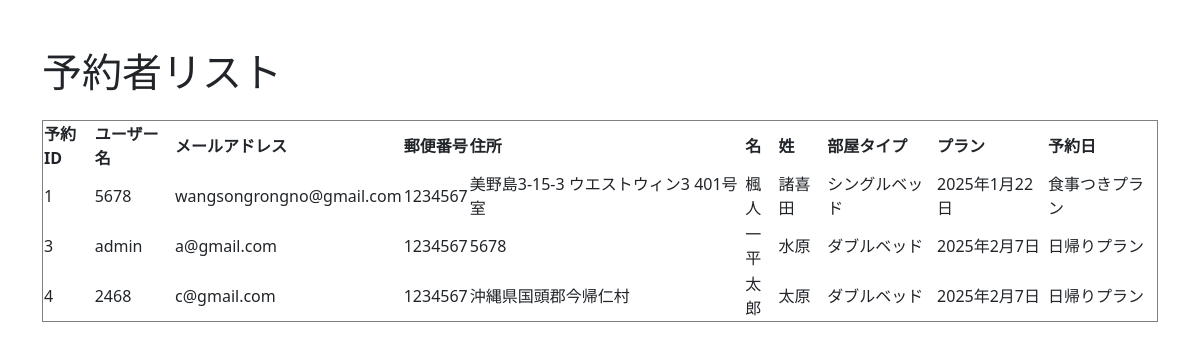
The page /guests_list/ on the database as committed earlier.
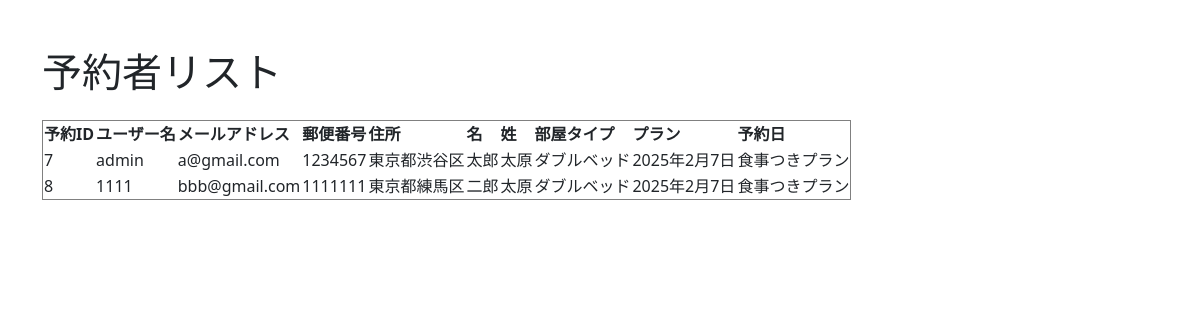
The same page on the database as committed later.
### bookingfront/models.py (models this page shows, shortened)
class Reservation(models.Model):
    user = models.ForeignKey(User, on_delete=models.CASCADE,related_name="reservations")
    password = models.CharField(max_length=50)
    email = models.EmailField(
        verbose_name=("email"),
        unique=True
    )
    birth_date = models.DateField(
        verbose_name=("birth_date"),
        blank=True,
        null=True
    )
    postal_number=models.CharField(max_length=7)
    address=models.CharField(max_length=100)
    first_name = models.CharField(
        verbose_name=("first_name"),
        max_length=150,
        null=True,
        blank=False
    )
    last_name = models.CharField(
        verbose_name=("last_name"),
        max_length=150,
        null=True,
        blank=False
    )
    room_type = models.ForeignKey(RoomType, on_delete=models.CASCADE)
    reservation_date=models.DateField(null=True)
    plan = models.ForeignKey(Plan, on_delete=models.CASCADE)

class RoomType(models.Model):
    name = models.CharField(max_length=50)
    reservation_date=models.DateField(null=True)
    room_price = models.DecimalField(max_digits=8, decimal_places=2,null=False)
    def __str__(self):
        return self.name

class Plan(models.Model):
    name = models.CharField(max_length=100)
    description = models.TextField()
    plan_price = models.DecimalField(max_digits=8, decimal_places=2)
    meal_included = models.BooleanField(default=False)
    def __str__(self):
        return self.name

### accounts/models.py (models this page shows)
class User(AbstractBaseUser, PermissionsMixin):
    account_id = models.CharField(
        verbose_name=_("account_id"),
        unique=True,
        max_length=10
    )
    email = models.EmailField(
        verbose_name=_("email"),
        unique=True
    )
    first_name = models.CharField(
        verbose_name=_("first_name"),
        max_length=150,
        null=True,
        blank=False
    )
    last_name = models.CharField(
        verbose_name=_("last_name"),
        max_length=150,
        null=True,
        blank=False
    )
    birth_date = models.DateField(
        verbose_name=_("birth_date"),
        blank=True,
        null=True
    )
    postal_number=models.CharField(max_length=7)
    address=models.CharField(max_length=100)
    is_superuser = models.BooleanField(
        verbose_name=_("is_superuer"),
        default=False
    )
    is_staff = models.BooleanField(
        verbose_name=_('staff status'),
        default=False,
    )
    is_active = models.BooleanField(
        verbose_name=_('active'),
        default=True,
    )
    created_at = models.DateTimeField(
        verbose_name=_("created_at"),
        auto_now_add=True
    )
    updated_at = models.DateTimeField(
        verbose_name=_("updateded_at"),
        auto_now=True
    )
    objects = UserManager()
    USERNAME_FIELD = 'account_id'
    REQUIRED_FIELDS = ['email']
    def __str__(self):
        return self.account_id

### bookingfront/views.py (the view)
# urls.py: path('guests_list/',views.guests_list,name="guests_list"),
def guests_list(request):
    reservations = Reservation.objects.all()
    return render(request, 'guests_list.html', {'reservations': reservations})

### bookingfront/templates/guests_list.html (shortened to what this page needs)
<!doctype html>
<html lang="ja">
  <head>
    <link href="https://cdn.jsdelivr.net/npm/bootstrap@5.3.0/dist/css/bootstrap.min.css" rel="stylesheet">
  </head>
  <body>
    <div class="container mt-5">
      <h1 class="mb-4">予約者リスト</h1>
      <table border="1">
        <thead>
            <tr>
                <th>予約ID</th>
                <th>ユーザー名</th>
                <th>メールアドレス</th>
                <th>郵便番号</th>
                <th>住所</th>
                <th>名</th>
                <th>姓</th>
                <th>部屋タイプ</th>
                <th>プラン</th>
                <th>予約日</th>
            </tr>
        </thead>
        <tbody>
          {% for reservation in reservations %}
                <tr>
                    <td>{{ reservation.id }}</td>
                    <td>{{ reservation.user }}</td>
                    <td>{{ reservation.email }}</td>
                    <td>{{ reservation.postal_number }}</td>
                    <td>{{ reservation.address }}</td>
                    <td>{{ reservation.first_name }}</td>
                    <td>{{ reservation.last_name }}</td>
                    <td>{{ reservation.room_type }}</td>
                    <td>{{ reservation.reservation_date }}</td>
                    <td>{{ reservation.plan }}</td>
                </tr>
          {% endfor %}
        </tbody>
    </table>
  </body>
</html>

Rows that differ between the two databases and show on the page:
removed Reservation: id "1", user "5678", email "wangsongrongno@gmail.com", postal_number "1234567", address "美野島3-15-3 ウエストウィン3 401号室", first_name "楓人", last_name "諸喜田", room_type "シングルベッド", reservation_date "2025年1月22日", plan "食事つきプラン"
removed Reservation: id "3", user "admin", email "a@gmail.com", postal_number "1234567", address "5678", first_name "一平", last_name "水原", room_type "ダブルベッド", reservation_date "2025年2月7日", plan "日帰りプラン"
removed Reservation: id "4", user "2468", email "c@gmail.com", postal_number "1234567", address "沖縄県国頭郡今帰仁村", first_name "太郎", last_name "太原", room_type "ダブルベッド", reservation_date "2025年2月7日", plan "日帰りプラン"
added Reservation: id "7", user "admin", email "a@gmail.com", postal_number "1234567", address "東京都渋谷区", first_name "太郎", last_name "太原", room_type "ダブルベッド", reservation_date "2025年2月7日", plan "食事つきプラン"
added Reservation: id "8", user "1111", email "bbb@gmail.com", postal_number "1111111", address "東京都練馬区", first_name "二郎", last_name "太原", room_type "ダブルベッド", reservation_date "2025年2月7日", plan "食事つきプラン"
